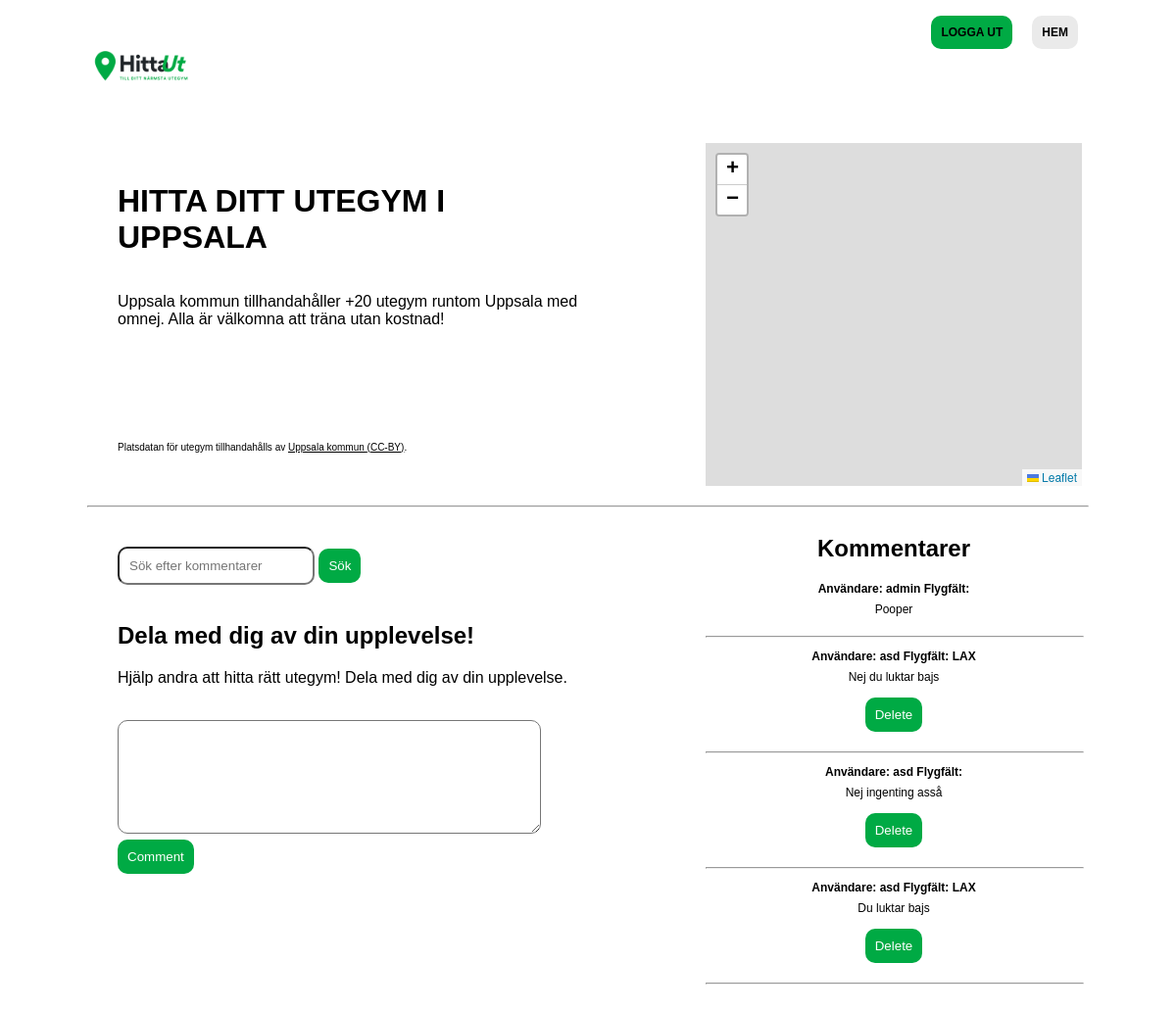
/ (signed in), run on the app's committed database.
### tables this page shows
CREATE TABLE "comments" (
	"CommentID"	INTEGER NOT NULL,
	"UserID"	INTEGER NOT NULL,
	"Text"	TEXT NOT NULL,
	"Airfield"	TEXT,
	PRIMARY KEY("CommentID" AUTOINCREMENT)
);

CREATE TABLE "users" (
	"UserID"	INTEGER NOT NULL,
	"Username"	TEXT NOT NULL,
	"Email"	TEXT NOT NULL,
	"Hash"	TEXT NOT NULL,
	"RoleID"	INTEGER,
	PRIMARY KEY("UserID" AUTOINCREMENT)
);

### functions.php (the view, shortened to what this page needs)
<?php
function check_login(){
    if(isset($_SESSION['user_id'])){
        return true;
    }
    else{
        return false;
        die;
    }
}
function displayCommentwithplace($activerow){
    if(check_login()){
      if($activerow['UserID'] == $_SESSION['user_id'] || $_SESSION['RoleID'] == 1){
        echo '
            <div class = "comment-container">
                <div class = "comment-header">
                    <div class = "comment-header-right">
                    <h3 id="comment">Användare: '.$activerow['Username']. ' Flygfält: <a href="comments.php?airfield='. $activerow['Airfield'].'">' . $activerow['Airfield'] . '</a></h3>
                        <p id="comment">'.$activerow['Text'].'</p>
                    </div>
                </div>
                <div class = "comment-footer">
                    <div class = "comment-footer-right">
                        <form action = "comment.php" method = "POST">
                        <input type = "hidden" name = "commentid" value = "'.$activerow['CommentID'].'">
                        <input type = "submit" value = "Delete">
                        </form>
                    </div>
                <hr id="comment">
            </div>';
      }
      else{
        echo '<div class = "comment-container">
        <div class = "comment-header">
        <h3 id="comment">Användare: '.$activerow['Username']. ' Flygfält: <a href="comments.php?airfield='. $activerow['Airfield'].'">' . $activerow['Airfield'] . '</a></h3>
            <p id="comment">'.$activerow['Text'].'</p>
            <hr id="comment">
        </div>';
      }
    }
}
function query_get0($con, $sql){
    $result = $con->query($sql);
    return $result;
}

### index.php (shortened to what this page needs)
<?php
include("connection.php");
include("functions.php");
?>
<!DOCTYPE html>
<html>
<head>
  <link rel="stylesheet" href="css/style.css">
      <link rel="stylesheet" href="https://unpkg.com/leaflet@1.8.0/dist/leaflet.css" />
</head>
<body>
  <?php
  if(!check_login()){
    echo'
    <div class="header">
    <nav>
        <ul id="main-menu">
          <li><a href="index.php"><img src="img/utegym-logo.png" id="logo"></a></li>
          <li><a href="login.php">LOGGA IN</a></li>
          <li><a href="register.php">SKAPA KONTO</a></li>
        </ul>
    </nav>
  </div>';
  }
  else {
    echo'
    <div class="header">
    <nav>
        <ul id="main-menu">
          <li><a href="index.php"><img src="img/utegym-logo.png" id="logo"></a></li>
          <li><a href="index.php">HEM</a></li>
          <li><a href="logout.php">LOGGA UT</a></li>
        </ul>
    </nav>';
  }
  ?>
  <div class="row">
    <div class="column">
      <div class="left-column">
        <h1><b>Hitta ditt utegym i Uppsala</b></h1>
        <p>Uppsala kommun tillhandahåller +20 utegym runtom Uppsala med omnej. Alla är välkomna att träna utan kostnad!</p>
          <br>
          <br>
        <br>
        <br>
        <br><p class="small-body">Platsdatan för utegym tillhandahålls av <a href="https://opendata.uppsala.se/" target=”_blank”>Uppsala kommun (CC-BY)</a>.</p>
      </div>
    </div>
    <div class="column">
      <div class="right-column">
        <div id="pMap">
        </div>
      </div>
    </div>
  </div>
<hr>
<div class="row">
  <div class="column">
    <div class="left-column">
      <div>
        <form action="index.php" method = "GET">
          <input type="text" name="search" placeholder="Sök efter kommentarer">
          <input type="submit" id="search-button" value="Sök">
        </form>
      </div>
<br>
  <?php
  if(check_login()){
    echo'
    <div id = commenter>
    <h2>Dela med dig av din upplevelse!</h2>
    <p>Hjälp andra att hitta rätt utegym! Dela med dig av din upplevelse.</p>
    <br>
      <form action = "comment.php" method = "POST">
        <textarea name = "comment" rows = "5" cols = "50" required></textarea>
        <br>
        <input type = "submit" value = "Comment">
      </form>
    </div>
    ';
  }
  else{
    echo '<div id = "commenter">
    <h2>Hur var din upplevelse?</h2>
    <p>Hjälp andra att hitta rätt utegym! Logga in och dela med dig av din upplevelse.</p>
    </div>';
  }
  ?>
</div>
</div>
<div class="column">
  <div class="right-column">
  <div id = comments>
    <?php
      $sql = "SELECT * FROM comments JOIN users ON comments.UserID = users.UserID ORDER BY commentid DESC";
      $result = query_get0($con, $sql);
      echo '<h2>Kommentarer</h2>';
      while($row = $result->fetchArray()){
        if(isset($_GET['search'])){
          if(str_contain(strtolower($row['Text']), strtolower($_GET['search'])) || str_contain(strtolower($row['Username']), strtolower($_GET['search'])) || str_contain(strtolower($row['Airfield']), strtolower($_GET['search']))){
              displayCommentwithplace($row);
          }
        }
        else{
          displayCommentwithplace($row);
        }
      }
    ?>
  </div>
</div>
</div>
</div>
</body>
</html>

### CSS/style.css (style rules this page uses)
body { margin: 0; padding: 0; padding-bottom:30px; font-family: arial,sans-serif; }
h1 { font-family: arial,sans-serif; text-transform: uppercase; font-weight: bold; }
nav ul { list-style: none; width:90%; }
nav ul li { display:inline; }
hr { width:85%; margin-top:20px; }
li:nth-child(2), li:last-child { float:right; margin-right:20px; font-size:12px; font-weight: 700; }
li:nth-child(2) { background-color:#EAEAEA; border-radius: 10px; padding:10px; }
li:last-child { background-color:#00AA44; border-radius:10px; padding:10px; }
a:link { text-decoration: none; color:black; }
#logo { width:100px; padding-left:5%; }
p.small-body { font-size: 10px; }
p.small-body > a { text-decoration:underline; }
.row { display: flex; }
.column { flex: 50%; }
.left-column { display: flex; margin-top:5%; flex-direction: column; margin-left:20%; }
.right-column { display: flex; justify-content: center; flex-direction: column; margin-left:20%; }
#pMap { height: 350px; width: 80%; margin-top: 10px; }
#comments { text-align: center; width: 80%; }
input[type=submit] { background-color:#00AA44; border-radius:10px; border:none; padding:10px; color:white; }
input[type=text] { border-radius:10px; padding:10px; }
textarea { width: 90%; padding: 12px 20px; box-sizing: border-box; border-radius: 10px; font-size: 16px; font-family: arial,sans-serif; }
label, input { margin-top:2px; }
h3#comment { font-size:12px; }
p#comment { font-size: 12px; margin-top:-5px; }
hr#comment { width:100%; }

### data on the page
comments: UserID.Username "admin", Text "Pooper"
comments: UserID.Username "asd", Airfield "LAX", Text "Nej du luktar bajs"
comments: UserID.Username "asd", Text "Nej ingenting asså"
comments: UserID.Username "asd", Airfield "LAX", Text "Du luktar bajs"
